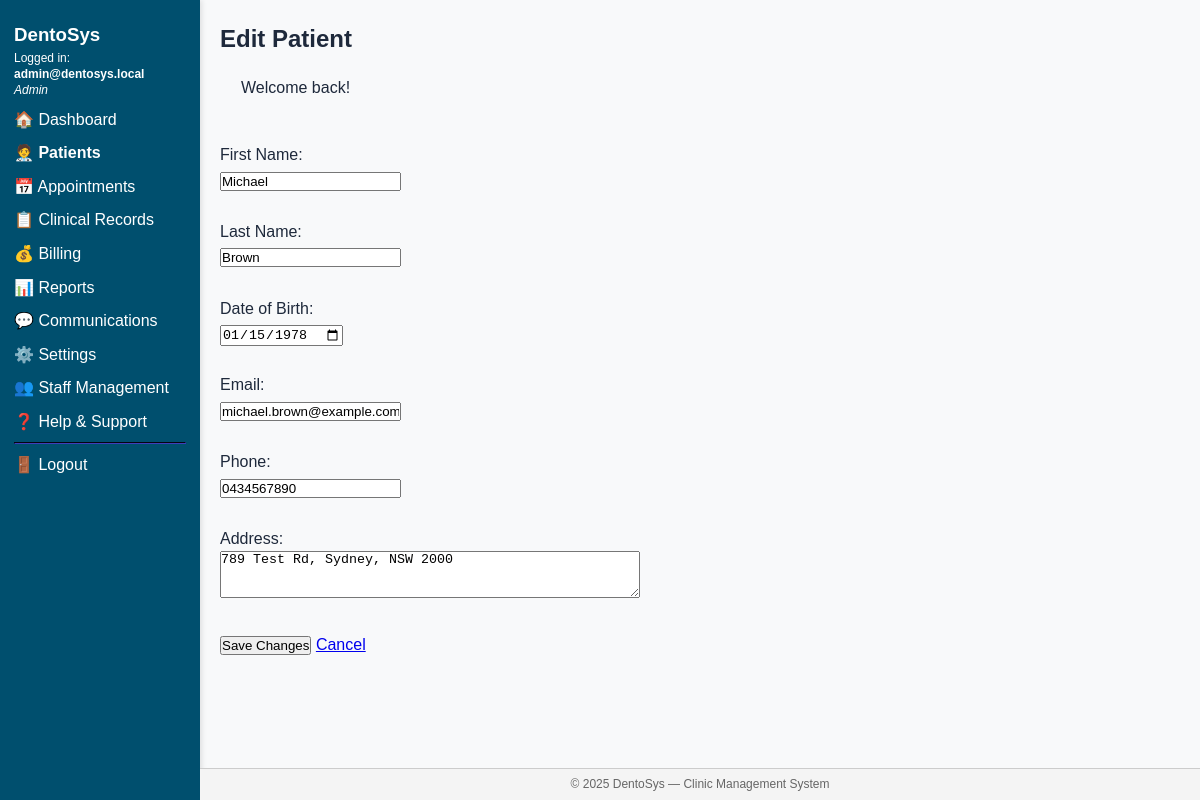
/pages/patients/edit.php?id=3 (signed in), run on the app's committed database.
### tables this page shows
CREATE TABLE `UserTbl` (
  `user_id` int(11) NOT NULL AUTO_INCREMENT,
  `email` varchar(100) NOT NULL,
  `password_hash` varchar(255) NOT NULL,
  `role_id` int(11) NOT NULL,
  `is_active` tinyint(1) DEFAULT 1,
  `created_at` timestamp NULL DEFAULT current_timestamp(),
  PRIMARY KEY (`user_id`),
  UNIQUE KEY `email` (`email`),
  KEY `role_id` (`role_id`),
  CONSTRAINT `UserTbl_ibfk_1` FOREIGN KEY (`role_id`) REFERENCES `Role` (`role_id`)
);

CREATE TABLE `Role` (
  `role_id` int(11) NOT NULL,
  `role_name` varchar(50) NOT NULL,
  PRIMARY KEY (`role_id`),
  UNIQUE KEY `role_name` (`role_name`)
);

CREATE TABLE `Patient` (
  `patient_id` int(11) NOT NULL AUTO_INCREMENT,
  `first_name` varchar(50) NOT NULL,
  `last_name` varchar(50) NOT NULL,
  `dob` date DEFAULT NULL,
  `email` varchar(100) DEFAULT NULL,
  `phone` varchar(20) DEFAULT NULL,
  `address` text DEFAULT NULL,
  `created_at` timestamp NULL DEFAULT current_timestamp(),
  PRIMARY KEY (`patient_id`)
);

### pages/patients/edit.php (the view, shortened to what this page needs)
<?php
require_once BASE_PATH . '/includes/functions.php';
$id = isset($_GET['id']) ? intval($_GET['id']) : 0;
$stmt = $conn->prepare("SELECT * FROM patient WHERE patient_id = ? LIMIT 1");
$stmt->bind_param('i', $id);
$stmt->execute();
$patient = $stmt->get_result()->fetch_assoc();
include BASE_PATH . '/templates/header.php';
include BASE_PATH . '/templates/sidebar.php';
?>
<main>
  <h2>Edit Patient</h2>
  <?= get_flash(); ?>
  <form method="post" style="max-width:420px">
    <label>First Name:<br>
      <input type="text" name="first_name"
             value="<?= htmlspecialchars($patient['first_name']); ?>" required>
    </label><br><br>
    <label>Last Name:<br>
      <input type="text" name="last_name"
             value="<?= htmlspecialchars($patient['last_name']); ?>" required>
    </label><br><br>
    <label>Date of Birth:<br>
      <input type="date" name="dob"
             value="<?= $patient['dob']; ?>" required>
    </label><br><br>
    <label>Email:<br>
      <input type="email" name="email"
             value="<?= htmlspecialchars($patient['email']); ?>">
    </label><br><br>
    <label>Phone:<br>
      <input type="text" name="phone"
             value="<?= htmlspecialchars($patient['phone']); ?>">
    </label><br><br>
    <label>Address:<br>
      <textarea name="address" rows="3" style="width:100%;"><?= htmlspecialchars($patient['address']); ?></textarea>
    </label><br><br>
    <button type="submit">Save Changes</button>
    <a href="view.php?id=<?= $id; ?>">Cancel</a>
  </form>
</main>
<?php include BASE_PATH . '/templates/footer.php'; ?>

### templates/sidebar.php (shortened to what this page needs)
<?php
$userEmail = $roleName = '';
$roleID    = 0;
if (!empty($_SESSION['user_id'])) {
    $uid = (int)$_SESSION['user_id'];
    $qry = $conn->query(
        "SELECT u.email, r.role_name, r.role_id
         FROM UserTbl u
         JOIN Role   r ON r.role_id = u.role_id
         WHERE u.user_id = $uid LIMIT 1"
    );
    if ($row = $qry->fetch_assoc()) {
        $userEmail = $row['email'];
        $roleName  = $row['role_name'];
        $roleID    = (int) $row['role_id'];
    }
}
$current = $_SERVER['REQUEST_URI'];
$active  = fn(string $sub) =>
    (strpos($current, $sub) !== false) ? 'style="font-weight:bold;"' : '';
?>
<aside class="sidebar">
  <h3 style="margin-top:0;">DentoSys</h3>
  <p style="font-size:12px;line-height:1.35em;">
    Logged&nbsp;in:<br>
    <strong><?= htmlspecialchars($userEmail); ?></strong><br>
    <em><?= htmlspecialchars($roleName); ?></em>
  </p>
  <nav>
    <?php if ($roleID === 4):  ?>
      <a <?= $active('/dashboard');       ?> href="/dentosys/pages/patients/my_profile.php">👤 My Profile</a>
      <a <?= $active('/appointments');    ?> href="/dentosys/pages/patients/my_appointments.php">📅 My Appointments</a>
      <a <?= $active('/records');         ?> href="/dentosys/pages/patients/my_records.php">📋 My Records</a>
      <a <?= $active('/prescriptions');   ?> href="/dentosys/pages/patients/my_prescriptions.php">💊 My Prescriptions</a>
      <a <?= $active('/billing');         ?> href="/dentosys/pages/patients/my_billing.php">💰 My Bills</a>
      <a <?= $active('/book');            ?> href="/dentosys/pages/patients/book_appointment.php">➕ Book Appointment</a>
    <?php else:  ?>
      <a <?= $active('/dashboard.php');   ?> href="/dentosys/pages/dashboard.php">🏠 Dashboard</a>
      <a <?= $active('/patients');        ?> href="/dentosys/pages/patients/list.php">🧑‍⚕️ Patients</a>
      <a <?= $active('/appointments');    ?> href="/dentosys/pages/appointments/calendar.php">📅 Appointments</a>
      <a <?= $active('/records');         ?> href="/dentosys/pages/records/list.php">📋 Clinical Records</a>
      <a <?= $active('/billing');         ?> href="/dentosys/pages/billing/invoices.php">💰 Billing</a>
      <?php if ($roleID !== 3):  ?>
        <a <?= $active('/reports');       ?> href="/dentosys/pages/reports/financial.php">📊 Reports</a>
        <a <?= $active('/communications');?> href="/dentosys/pages/communications/templates.php">💬 Communications</a>
      <?php endif; ?>
      <?php if ($roleID === 1):  ?>
        <a <?= $active('/settings');      ?> href="/dentosys/pages/settings/index.php">⚙️ Settings</a>
        <a <?= $active('/users');         ?> href="/dentosys/pages/settings/users.php">👥 Staff Management</a>
      <?php endif; ?>
    <?php endif; ?>
    <a <?= $active('/help');            ?> href="/dentosys/pages/help.php">❓ Help & Support</a>
    <hr style="border-color:#226;">
    <a href="/dentosys/auth/logout.php">🚪 Logout</a>
  </nav>
</aside>

### assets/css/framework.css (style rules this page uses)
:root { --primary-color: #2563eb; --primary-hover: #1d4ed8; --secondary-color: #64748b; --success-color: #10b981; --warning-color: #f59e0b; --error-color: #ef4444; --background: #f8fafc; --surface: #ffffff; --text-primary: #1e293b; --text-secondary: #64748b; --border-color: #e2e8f0; --font-family: 'Inter', -apple-system, BlinkMacSystemFont, sans-serif; --font-size-xs: 0.75rem; --font-size-sm: 0.875rem; --font-size-base: 1rem; --font-size-lg: 1.125rem; --font-size-xl: 1.25rem; --font-size-2xl: 1.5rem; --font-size-3xl: 1.875rem; --spacing-1: 0.25rem; --spacing-2: 0.5rem; --spacing-3: 0.75rem; --spacing-4: 1rem; --spacing-6: 1.5rem; --spacing-8: 2rem; --radius-sm: 0.25rem; --radius-md: 0.375rem; --radius-lg: 0.5rem; --radius-xl: 0.75rem; --shadow-sm: 0 1px 2px 0 rgb(0 0 0 / 0.05); --shadow-md: 0 4px 6px -1px rgb(0 0 0 / 0.1); --shadow-lg: 0 10px 15px -3px rgb(0 0 0 / 0.1); }
* { box-sizing: border-box; margin: 0; padding: 0; }
body { font-family: var(--font-family); font-size: var(--font-size-base); line-height: 1.6; color: var(--text-primary); background-color: var(--background); }

### assets/css/style.css (style rules this page uses)
body { background-color: #f8f9fa; }
.sidebar { width: 240px; min-height: 100vh; background-color: #004F6E; color: #fff; box-shadow: 2px 0 5px rgba(0,0,0,0.1); }
main { flex: 1; padding: 2rem; overflow-x: auto; }

### templates/header.php (style rules this page uses)
body { display:flex;min-height:100vh;margin:0;font-family:Arial,Helvetica,sans-serif; }
.sidebar { width:200px;min-height:100vh;background:#004F6E;color:#fff;padding:20px 14px;box-sizing:border-box; }
.sidebar a { color:#fff;text-decoration:none;display:block;margin:8px 0; }
main { flex:1;padding:20px 20px 60px;box-sizing:border-box;overflow-x:auto; }

### data on the page
usertbl: email "admin@dentosys.local", role.role_name "Admin"
patient: first_name "Michael", last_name "Brown", dob "01/15/1978", email "michael.brown@example.com", phone "0434567890", address "789 Test Rd, Sydney, NSW 2000"

### other printed values
$m "Welcome back!"
